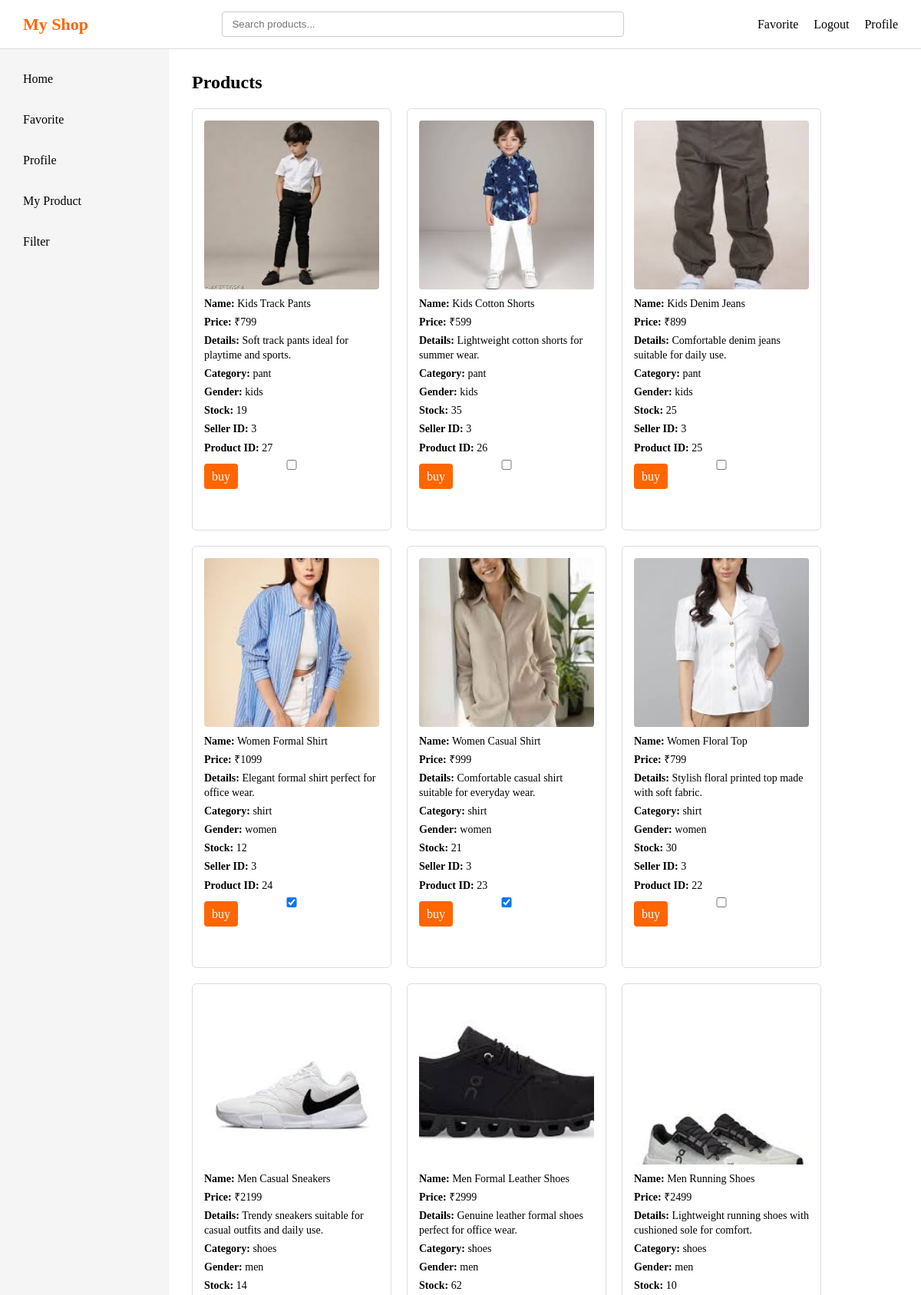
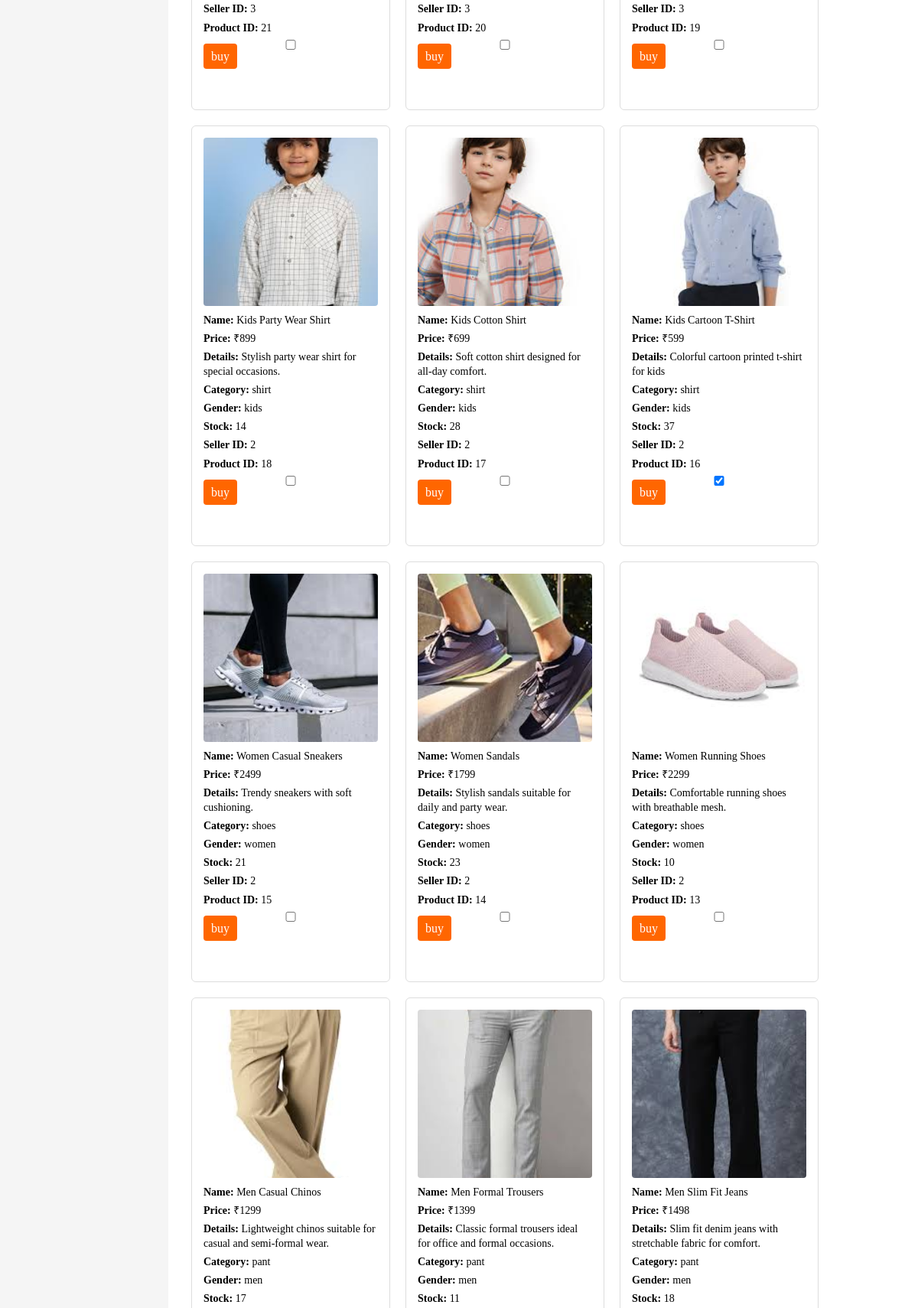
Screenshot of /home (signed in, upper part) with the database file from the repository (2 pictures, top to bottom).
### app/models/product.py (models this page shows, shortened)
class Product(db.Model):
    id=db.Column(db.Integer, primary_key = True)
    product_name = db.Column(db.String(100))
    product_price= db.Column(db.Integer)
    product_image= db.Column(db.String(200))
    product_details = db.Column(db.Text)
    product_category = db.Column(db.String(100))
    product_gender= db.Column(db.String(20))
    product_stock= db.Column(db.Integer)
    status = db.Column(db.String(10),nullable=False,default='active')
    seller_id = db.Column(db.Integer, db.ForeignKey('user.id'))
    orders = db.relationship(
        'Order',
        backref='product',
        cascade='all, delete-orphan',  # automatically delete orders
        passive_deletes=True
    )

### app/home/routes.py (the view)
@home_bp.route('/home')
def home():
    if 'user' not in session:
        return redirect(url_for('auth.login'))
    username = session.get('user')
    user = User.query.filter_by(username= username).first()
    products = Product.query.filter(Product.status == 'active').order_by(Product.id.desc()).all()
    liked_products=[]
    liked_products = [
        up.product_id for up in UserProduct.query.filter_by(user_id = user.id).all()
    ]
    return render_template("home.html", user = user , products = products , liked_products = liked_products)

### app/templates/home.html (shortened to what this page needs)
<!DOCTYPE html>
<html lang="en">
<head>
    <link rel="stylesheet" href="{{ url_for('static', filename='style.css') }}">
</head>
<body>
    <div class="header">
        <div class="logo">My Shop</div>
        <div class="searchbar" id="searchbar">
            <input type="text" placeholder="Search products..." />
        </div>
        <div class="right">
            <div class="favorite"><a href="/favorite">Favorite</a></div>
            <div class="logout"><a href="/logout">Logout</a></div>
            <div class="profile"><a href="/profile">Profile</a></div>
        </div>
    </div>
    <div class="layout">
        <div class="sidebar">
            <div class="top">
                <div class="home" id="sidebar-home">Home</div>
                <div class="favorite" id="sidebar-favorite">Favorite</div>
                <div class="profile" id="sidebar-profile">Profile</div>
                {% if user.user_type == 's' %}
                <div class="my_product" id="sidebar-myproduct">My Product</div>
                {% endif %}
                <div class="filter" id="sidebar-filter">Filter</div>
            </div>
        </div>
        <div class="main">
            <h2>Products</h2>
            {% if products %}
            <div class="products" id="products">
                {% for product in products %}
                <div class="product-card" data-product-id="{{ product.id }}">
                    <img src="{{ url_for('static', filename='uploads/' + product.product_image) }}">
                    <p><strong>Name:</strong> {{ product.product_name }}</p>
                    <p><strong>Price:</strong> ₹{{ product.product_price }}</p>
                    <p><strong>Details:</strong> {{ product.product_details }}</p>
                    <p><strong>Category:</strong> {{ product.product_category }}</p>
                    <p><strong>Gender:</strong> {{ product.product_gender }}</p>
                    <p><strong>Stock:</strong> {{ product.product_stock }}</p>
                    <p><strong>Seller ID:</strong> {{ product.seller_id }}</p>
                    <p><strong>Product ID:</strong> {{ product.id }}</p>
                    <input type="checkbox" class="like-checkbox" id="like-{{product.id}}" name="like_{{product.id}}" data-product-id="{{ product.id }}" {% if product.id in
                        liked_products %} checked {% endif %}>
                    <div class="buybutton">
                        <a href="{{ url_for('payment.buyButton', product_id=product.id) }}">buy</a>
                    </div>
                </div>
                {% endfor %}
            </div>
            {% endif %}
        </div>
    </div>
</body>
</html>

### app/static/style.css (style rules this page uses)
* { margin: 0; padding: 0; box-sizing: border-box; }
.header { display: flex; align-items: center; justify-content: space-between; padding: 15px 30px; background-color: #ffffff; border-bottom: 1px solid #ddd; width: 100%; }
.logo { font-size: 22px; font-weight: bold; color: #ff6600; white-space: nowrap; }
.searchbar { flex: 1; display: flex; justify-content: center; }
.searchbar input { width: 60%; min-width: 250px; padding: 8px 12px; border: 1px solid #ccc; border-radius: 4px; }
.right { display: flex; align-items: center; gap: 20px; white-space: nowrap; }
.right a, .right div { text-decoration: none; color: #000; cursor: pointer; font-weight: 500; }
.layout { display: flex; height: calc(100vh - 70px); }
.sidebar { width: 220px; height: 100%; background-color: #f5f5f5; padding: 20px; display: flex; flex-direction: column; }
.sidebar .top { flex: 1; overflow-y: auto; display: flex; flex-direction: column; gap: 15px; }
.sidebar .top div { padding: 10px; cursor: pointer; border-radius: 4px; }
.main { flex: 1; padding: 30px; background-color: #ffffff; overflow-y: auto; }
.products { display: grid; grid-template-columns: repeat(auto-fill, 260px); gap: 20px; margin-top: 20px; }
.products > div { width: 260px; height: 550px; border: 1px solid #ddd; border-radius: 6px; padding: 15px; background-color: #fff; display: flex; flex-direction: column; overflow: hidden; }
.products img { width: 100%; height: 220px; object-fit: cover; border-radius: 4px; margin-bottom: 10px; }
.products p { font-size: 14px; margin-bottom: 6px; line-height: 1.3; }
.buybutton a, .products button { margin-top: auto; padding: 8px 10px; border-radius: 4px; text-align: center; background-color: #ff6600; color: white; text-decoration: none; border: none; cursor: pointer; }

### rows the page displays
Product: product_image (picture), product_name "Kids Track Pants", product_price "799", product_details "Soft track pants ideal for playtime and sports.", product_category "pant", product_gender "kids", product_stock "19", seller_id "3", id "27"
Product: product_image (picture), product_name "Kids Cotton Shorts", product_price "599", product_details "Lightweight cotton shorts for summer wear.", product_category "pant", product_gender "kids", product_stock "35", seller_id "3", id "26"
Product: product_image (picture), product_name "Kids Denim Jeans", product_price "899", product_details "Comfortable denim jeans suitable for daily use.", product_category "pant", product_gender "kids", product_stock "25", seller_id "3", id "25"
Product: product_image (picture), product_name "Women Formal Shirt", product_price "1099", product_details "Elegant formal shirt perfect for office wear.", product_category "shirt", product_gender "women", product_stock "12", seller_id "3", id "24", id "☑"
Product: product_image (picture), product_name "Women Casual Shirt", product_price "999", product_details "Comfortable casual shirt suitable for everyday wear.", product_category "shirt", product_gender "women", product_stock "21", seller_id "3", id "23", id "☑"
Product: product_image (picture), product_name "Women Floral Top", product_price "799", product_details "Stylish floral printed top made with soft fabric.", product_category "shirt", product_gender "women", product_stock "30", seller_id "3", id "22"
Product: product_image (picture), product_name "Men Casual Sneakers", product_price "2199", product_details "Trendy sneakers suitable for casual outfits and daily use.", product_category "shoes", product_gender "men", product_stock "14", seller_id "3", id "21"
Product: product_image (picture), product_name "Men Formal Leather Shoes", product_price "2999", product_details "Genuine leather formal shoes perfect for office wear.", product_category "shoes", product_gender "men", product_stock "62", seller_id "3", id "20"
Product: product_image (picture), product_name "Men Running Shoes", product_price "2499", product_details "Lightweight running shoes with cushioned sole for comfort.", product_category "shoes", product_gender "men", product_stock "10", seller_id "3", id "19"
Product: product_image (picture), product_name "Kids Party Wear Shirt", product_price "899", product_details "Stylish party wear shirt for special occasions.", product_category "shirt", product_gender "kids", product_stock "14", seller_id "2", id "18"
Product: product_image (picture), product_name "Kids Cotton Shirt", product_price "699", product_details "Soft cotton shirt designed for all-day comfort.", product_category "shirt", product_gender "kids", product_stock "28", seller_id "2", id "17"
Product: product_image (picture), product_name "Kids Cartoon T-Shirt", product_price "599", product_details "Colorful cartoon printed t-shirt for kids", product_category "shirt", product_gender "kids", product_stock "37", seller_id "2", id "16", id "☑"
Product: product_image (picture), product_name "Women Casual Sneakers", product_price "2499", product_details "Trendy sneakers with soft cushioning.", product_category "shoes", product_gender "women", product_stock "21", seller_id "2", id "15"
Product: product_image (picture), product_name "Women Sandals", product_price "1799", product_details "Stylish sandals suitable for daily and party wear.", product_category "shoes", product_gender "women", product_stock "23", seller_id "2", id "14"
Product: product_image (picture), product_name "Women Running Shoes", product_price "2299", product_details "Comfortable running shoes with breathable mesh.", product_category "shoes", product_gender "women", product_stock "10", seller_id "2", id "13"
Product: product_image (picture), product_name "Men Casual Chinos", product_price "1299", product_details "Lightweight chinos suitable for casual and semi-formal wear.", product_category "pant", product_gender "men", product_stock "17"
Product: product_image (picture), product_name "Men Formal Trousers", product_price "1399", product_details "Classic formal trousers ideal for office and formal occasions.", product_category "pant", product_gender "men", product_stock "11"
Product: product_image (picture), product_name "Men Slim Fit Jeans", product_price "1498", product_details "Slim fit denim jeans with stretchable fabric for comfort.", product_category "pant", product_gender "men", product_stock "18"
